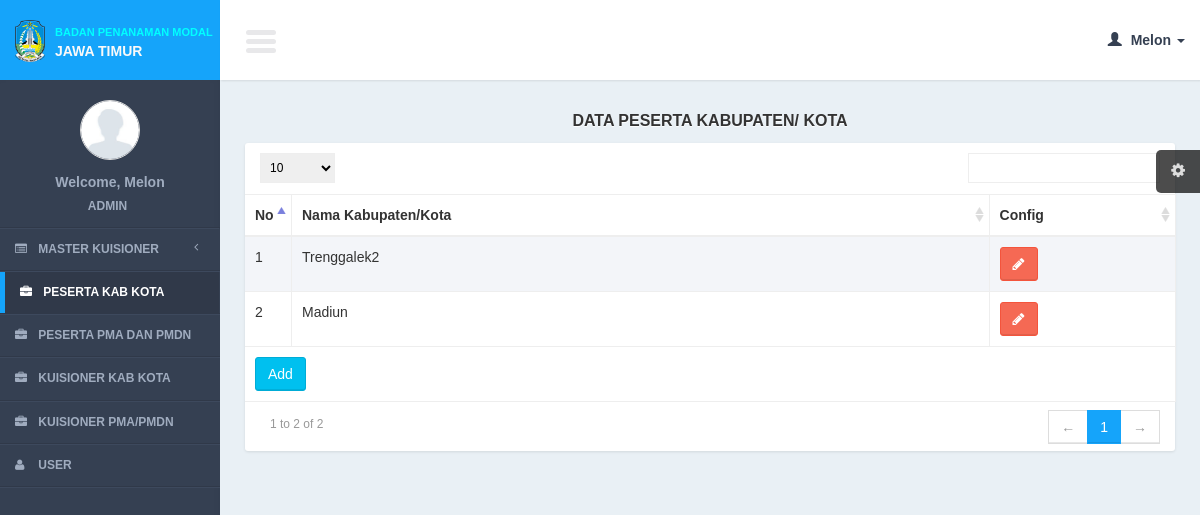
/controllers/participant.php (signed in), run on the app's committed database.
### tables this page shows
CREATE TABLE IF NOT EXISTS `participants` (
`participant_id` int(11) NOT NULL,
  `participant_name` varchar(100) NOT NULL,
  `participant_date` date NOT NULL,
  `participant_description` text NOT NULL,
  `participant_type` int(11) NOT NULL
);

### models/participant_model.php (called while the page is built, shortened)
<?php
function select(){
	$query = mysql_query("select *
		from participants  WHERE participant_type = '1'
		order by participant_id
			");
	return $query;
}
?>

### views/participant/list.php (the view, shortened to what this page needs)
     <section class="content">
         <div class="row">
             <div class="col-xs-12">
                <div class="title_page">DATA PESERTA KABUPATEN/ KOTA</div>
                 <div class="box">
                     <div class="box-body no-padding">
                            <table width="100%" class="table table-bordered table-striped" id="example1">
                             <thead>
                                 <tr>
                                 <th width="5%">No</th>
                                     <th width="75%">Nama Kabupaten/Kota</th>
                                     <th width="20%">Config</th>
                                 </tr>
                             </thead>
                             <tbody>
                                 <?php
                                $no = 1;
                                 while($row = mysql_fetch_array($query)){
                                 ?>
                                 <tr>
                                 <td><?= $no?></td>
                                     <td><?= $row['participant_name']?></td>
                                      <td>
                          <a href="participant.php?page=form&id=<?= $row['participant_id']?>" class="btn btn-danger" ><i class="fa fa-pencil"></i></a>
                                      </td>
                                 </tr>
                                 <?php
$no++;
                                 }
                                 ?>
                             </tbody>
                                <tfoot>
                                 <tr>
                                     <td colspan="4"><a href="<?= $add_button ?>" class="btn btn-info " >Add</a></td>
                                 </tr>
                             </tfoot>
                         </table>
                     </div>
                 </div>
             </div>
         </div>
    </section>

### css/AdminLTE.css (style rules this page uses)
html { font-family: 'Source Sans Pro', sans-serif; -webkit-font-smoothing: antialiased; min-height: 100%; background: #354052; }
body { font-family: 'Source Sans Pro', sans-serif; -webkit-font-smoothing: antialiased; min-height: 100%; background: #E9F0F5; }
a { color: #3c8dbc; }
.content { padding: 30px 10px; }
.no-padding { padding: 0px !important; }
.table-striped > tbody > tr:nth-child(odd), .table-striped > tbody > tr:nth-child(odd) { background:#F3F5F9; }
.box { position: relative; margin-bottom: 20px; -webkit-border-radius: 3px; -moz-border-radius: 3px; border-radius: 3px !important; width: 100%; background:#fff; box-shadow: 0 1px 3px rgba(0, 0, 0, 0.1); }
.box .box-body { padding-top:10px; -webkit-border-top-left-radius: 0; -webkit-border-top-right-radius: 0; -webkit-border-bottom-right-radius: 3px; -webkit-border-bottom-left-radius: 3px; -moz-border-radius-topleft: 0; -moz-border-radius-topright: 0; -moz-border-radius-bottomright: 3px; -moz-border-radius-bottomleft: 3px; border-top-left-radius: 0; border-top-right-radius: 0; border-bottom-right-radius: 3px; border-bottom-left-radius: 3px; border-radius:3px; padding-bottom:20px; }
.box .box-body .table { margin-bottom: 0; }
.btn { font-weight: 500; -webkit-border-radius: 3px; -moz-border-radius: 3px; border-radius: 3px; border: 1px solid transparent; -webkit-box-shadow: inset 0px -2px 0px 0px rgba(0, 0, 0, 0.09); -moz-box-shadow: inset 0px -2px 0px 0px rgba(0, 0, 0, 0.09); box-shadow: inset 0px -1px 0px 0px rgba(0, 0, 0, 0.09); }
.btn.btn-info { background-color: #00c0ef; border-color: #00acd6; }
.btn.btn-danger { background-color: #f56954; border-color: #f4543c; }
.title_page { font-size:medium; text-align:center; font-weight:bold; margin-bottom:10px; text-shadow: 0 1px 1px #ffffff; }

### data on the page
participants: participant_name "Trenggalek2"
participants: participant_name "Madiun"

### other printed values
$user_data[0] "Melon"
$user_data[1] "ADMIN"
